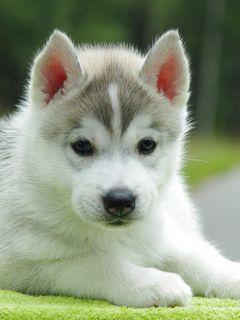
#> input picture 0330 Day6/puppy.jpg, 240 x 320 px
$ python img_create.py
#> lines starting #> are read from the running program, lines starting #| are printed output that depends on the picture
import numpy as np
import cv2

#  새 영상 생성하기
img1 = np.empty((240, 320), dtype=np.uint8)
img2 = np.zeros((240, 320, 3), dtype=np.uint8)
img3 = np.ones((240, 320), dtype=np.uint8)
img4 = np.full((240, 320, 3), (0, 255, 255), dtype=np.uint8)

# [6 lines of commented-out code are left out]

img1 = cv2.imread('puppy.jpg')
#> img1 is the input picture: shape (320, 240, 3); mean B, G, R 128.7, 152.5, 142.6
img2 = img1[40:120, 30:150]
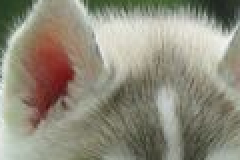
#> img2: shape (80, 120, 3) (shown 2 times larger); mean B, G, R 124.1, 140.1, 144
img3 = img1[40:120, 30:150].copy()

img2.fill(0)
#> img2: shape (80, 120, 3); every value is 0

cv2.imshow('img1', img1)
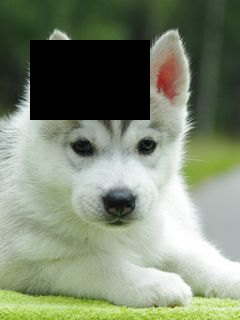
#> window 'img1': shape (320, 240, 3); mean B, G, R 113.2, 134.9, 124.6
cv2.imshow('img2', img2)
cv2.imshow('img3', img3)
cv2.waitKey()
cv2.destroyAllWindows()
